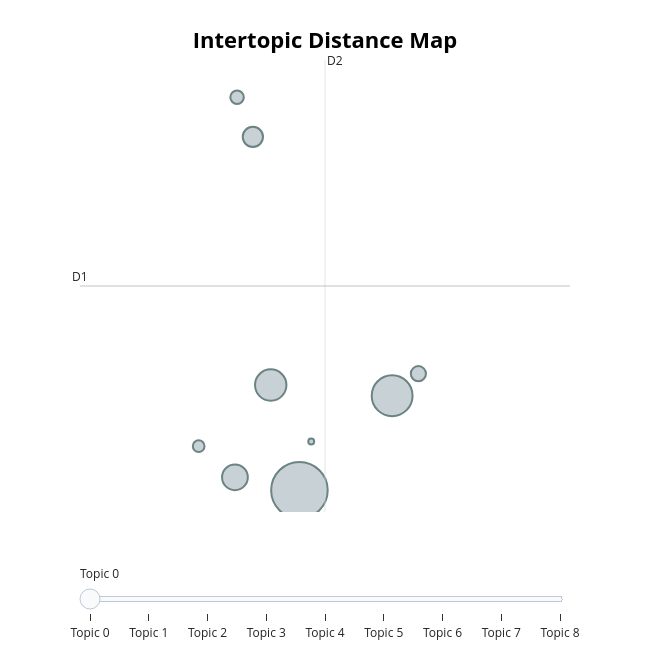

This figure's notebook cell:
### Code cell
topic_model_comp.visualize_topics()

### Figure 1 — Plotly figure (JSON) as saved in the notebook; plotly's stock layout.template omitted (floating-point values rounded to 4 significant figures)
{"data": [{"customdata": [[0, "delivery | service | order | good | item", 1474], [1, "fridge | machine | cooker | delivery | washing", 769], [2, "battery | phone | offer | iphone | price", 454], [3, "tv | camera | good | service | headset", 306], [4, "key | microsoft | laptop | office | software", 189], [5, "shark | hair | ghd | straighteners | vacuum", 106], [6, "books | perlego | app | reading | book", 84], [7, "video | videos | synthesia | avatar | avatars", 63], [8, "date | experience | august | july | good", 16]], "hovertemplate": "<b>Topic %{customdata[0]}</b><br>%{customdata[1]}<br>Size: %{customdata[2]}", "legendgroup": "", "marker": {"color": "#B0BEC5", "line": {"color": "DarkSlateGrey", "width": 2}, "size": [1474, 769, 454, 306, 189, 106, 84, 63, 16], "sizemode": "area", "sizeref": 0.9213, "symbol": "circle"}, "mode": "markers", "name": "", "orientation": "v", "showlegend": false, "type": "scatter", "x": [13.71, 15.14, 13.27, 12.72, 13.0, 15.54, 12.75, 12.16, 13.89], "xaxis": "x", "y": [-1.726, -0.6014, -0.4744, -1.572, 2.478, -0.3395, 2.95, -1.202, -1.147], "yaxis": "y"}], "layout": {"annotations": [{"showarrow": false, "text": "D1", "x": 10.34, "y": 0.7039, "yshift": 10}, {"showarrow": false, "text": "D2", "x": 14.11, "xshift": 10, "y": 3.393}], "height": 650, "hoverlabel": {"bgcolor": "white", "font": {"family": "Rockwell", "size": 16}}, "legend": {"itemsizing": "constant", "tracegroupgap": 0}, "margin": {"t": 60}, "shapes": [{"line": {"color": "#CFD8DC", "width": 2}, "type": "line", "x0": 14.11, "x1": 14.11, "y0": -1.985, "y1": 3.393}, {"line": {"color": "#9E9E9E", "width": 2}, "type": "line", "x0": 10.34, "x1": 17.87, "y0": 0.7039, "y1": 0.7039}], "sliders": [{"active": 0, "pad": {"t": 50}, "steps": [{"args": [{"marker.color": [["red", "#B0BEC5", "#B0BEC5", "#B0BEC5", "#B0BEC5", "#B0BEC5", "#B0BEC5", "#B0BEC5", "#B0BEC5"]]}], "label": "Topic 0", "method": "update"}, {"args": [{"marker.color": [["#B0BEC5", "red", "#B0BEC5", "#B0BEC5", "#B0BEC5", "#B0BEC5", "#B0BEC5", "#B0BEC5", "#B0BEC5"]]}], "label": "Topic 1", "method": "update"}, {"args": [{"marker.color": [["#B0BEC5", "#B0BEC5", "red", "#B0BEC5", "#B0BEC5", "#B0BEC5", "#B0BEC5", "#B0BEC5", "#B0BEC5"]]}], "label": "Topic 2", "method": "update"}, {"args": [{"marker.color": [["#B0BEC5", "#B0BEC5", "#B0BEC5", "red", "#B0BEC5", "#B0BEC5", "#B0BEC5", "#B0BEC5", "#B0BEC5"]]}], "label": "Topic 3", "method": "update"}, {"args": [{"marker.color": [["#B0BEC5", "#B0BEC5", "#B0BEC5", "#B0BEC5", "red", "#B0BEC5", "#B0BEC5", "#B0BEC5", "#B0BEC5"]]}], "label": "Topic 4", "method": "update"}, {"args": [{"marker.color": [["#B0BEC5", "#B0BEC5", "#B0BEC5", "#B0BEC5", "#B0BEC5", "red", "#B0BEC5", "#B0BEC5", "#B0BEC5"]]}], "label": "Topic 5", "method": "update"}, {"args": [{"marker.color": [["#B0BEC5", "#B0BEC5", "#B0BEC5", "#B0BEC5", "#B0BEC5", "#B0BEC5", "red", "#B0BEC5", "#B0BEC5"]]}], "label": "Topic 6", "method": "update"}, {"args": [{"marker.color": [["#B0BEC5", "#B0BEC5", "#B0BEC5", "#B0BEC5", "#B0BEC5", "#B0BEC5", "#B0BEC5", "red", "#B0BEC5"]]}], "label": "Topic 7", "method": "update"}, {"args": [{"marker.color": [["#B0BEC5", "#B0BEC5", "#B0BEC5", "#B0BEC5", "#B0BEC5", "#B0BEC5", "#B0BEC5", "#B0BEC5", "red"]]}], "label": "Topic 8", "method": "update"}]}], "title": {"font": {"color": "Black", "size": 22}, "text": "<b>Intertopic Distance Map</b>", "x": 0.5, "xanchor": "center", "y": 0.95, "yanchor": "top"}, "width": 650, "xaxis": {"anchor": "y", "domain": [0, 1], "range": [10.34, 17.87], "title": {"text": ""}, "visible": false}, "yaxis": {"anchor": "x", "domain": [0, 1], "range": [-1.985, 3.393], "title": {"text": ""}, "visible": false}}}
